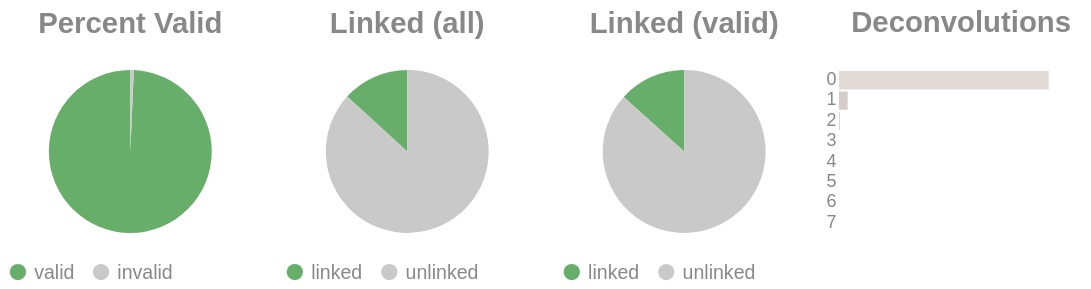

The notebook cell this image was saved under:
### Code cell
if SKIPLR:
    pass
else:
    clash = Counter()
    for i in valids['molecule'].to_list():
        _mol = i.split("-")
        if len(_mol) == 1:
            clash.update('0')
        else:
            clash.update(_mol[-1])

    _d = {"deconvolutions": [], 'count': []}
    for k,v in clash.items():
        _d['deconvolutions'].append(k)
        _d['count'].append(v)

    tot_valid = valids['reads'].sum()
    mask = valids['reads'] >= 2
    n_linked_reads = valids.filter(mask)['reads'].sum()
    if n_linked_reads == 0:
        print_html("No linked molecules (>=2 reads) were detected; skipping linked-only distributions.")
        SKIPLR = True
    else:
        perc_valid = round(tot_valid / n_reads, 4)
        linked_perc_abs = round(n_linked_reads / n_reads, 4)
        linked_perc = round(n_linked_reads / tot_valid, 4)

    _valid = pl.DataFrame({"valids": ['valid', 'invalid'], "count": [tot_valid, n_reads - tot_valid]})
    _linked_abs = pl.DataFrame({"linked (absolute)": ['linked', 'unlinked'], "count": [n_linked_reads, n_reads - n_linked_reads]})
    _linked_rel = pl.DataFrame({"linked (valids)": ['linked', 'unlinked'], "count": [n_linked_reads, tot_valid - n_linked_reads]})

    (
        alt.hconcat(
            piechart(_valid, goodval = 'valid', title = "Percent Valid"),
            piechart(_linked_abs, goodval = "linked", title =  "Linked (all)"),
            piechart(_linked_rel, goodval = "linked", title =  "Linked (valid)"),
            convolutionbar(pl.DataFrame(_d), title = "Deconvolutions"),
            center = True,
            bounds = 'flush'
        )
        .resolve_scale(color='independent')
        .resolve_legend('independent')
        .properties(usermeta={'embedOptions': {"actions": False}})
    ).display()

### Figure 1 — Vega-Lite specification as saved in the notebook (floating-point values rounded to 4 significant figures)
{"width": "container", "height": 400, "config": {"title": {"anchor": "start", "dy": -15, "fontSize": 18, "color": "#888888", "subtitleColor": "#888888", "subtitleFontSize": 14}, "arc": {"fill": "#0072B2"}, "axis": {"domainColor": "#888888", "domainWidth": 0.5, "gridWidth": 0.2, "grid": false, "titleFontWeight": 400, "titleFontSize": 15, "labelFontSize": 11, "labelColor": "#888888", "tickColor": "#888888", "tickWidth": 0.2, "titleColor": "#888888"}, "axisBand": {"grid": false}, "axisX": {"grid": true, "tickSize": 10, "domainCap": "round"}, "axisY": {"domain": false, "grid": true, "tickSize": 0, "domainCap": "round"}, "background": "transparent", "header": {"labelFontSize": 15, "labelColor": "#888888", "titleFontSize": 15, "titleFontWeight": 600, "titleColor": "#888888"}, "legend": {"labelFont": "sans-serif", "labelFontSize": 12, "labelColor": "#888888", "symbolSize": 100, "symbolType": "circle", "titleFontSize": 12, "titlePadding": 10, "titleColor": "#888888", "title": null}, "range": {"category": ["#E69F00", "#56B4E9", "#009E73", "#F0E442", "#0072B2", "#D55E00", "#CC79A7", "#000000"], "diverging": ["#cfe8f3", "#a2d4ec", "#73bfe2", "#46abdb", "#1696d2", "#12719e"]}, "area": {"fill": "#0072B2", "fillOpacity": 0.7, "line": true, "strokeOpacity": 0.7}, "line": {"color": "#0072B2", "stroke": "#0072B2", "strokeWidth": 2}, "trail": {"color": "#0072B2", "stroke": "#0072B2", "strokeWidth": 0, "size": 1}, "point": {"filled": true, "fillOpacity": 1.0, "size": 95}, "text": {"color": "#888888", "fontSize": 11, "align": "right", "fontWeight": 400, "size": 11}, "bar": {"fill": "#0072B2", "stroke": null}, "view": {"stroke": null, "continuousWidth": 660, "continuousHeight": 400}}, "hconcat": [{"data": {"name": "data-87e837b120d3064ae9cb1028935ab9a7"}, "mark": {"type": "arc"}, "encoding": {"color": {"field": "valids", "legend": {"orient": "bottom", "title": null}, "scale": {"domain": ["valid", "invalid"], "range": ["#68ae6b", "#C9C9C9"]}, "title": "Valids", "type": "nominal"}, "theta": {"field": "count", "type": "quantitative"}, "tooltip": [{"field": "valids", "title": "Valids", "type": "ordinal"}, {"field": "percent", "format": ".2%", "title": "Percent", "type": "quantitative"}, {"field": "count", "title": "Count", "type": "quantitative"}]}, "height": 100, "title": {"text": "Percent Valid", "align": "center", "anchor": "middle"}, "transform": [{"calculate": "datum.count / 3405025", "as": "percent"}], "width": 150}, {"data": {"name": "data-f2f9cb380940fb6407fed7f6462ffc01"}, "mark": {"type": "arc"}, "encoding": {"color": {"field": "linked (absolute)", "legend": {"orient": "bottom", "title": null}, "scale": {"domain": ["linked", "unlinked"], "range": ["#68ae6b", "#C9C9C9"]}, "title": "Linked (Absolute)", "type": "nominal"}, "theta": {"field": "count", "type": "quantitative"}, "tooltip": [{"field": "linked (absolute)", "title": "Linked (Absolute)", "type": "ordinal"}, {"field": "percent", "format": ".2%", "title": "Percent", "type": "quantitative"}, {"field": "count", "title": "Count", "type": "quantitative"}]}, "height": 100, "title": {"text": "Linked (all)", "align": "center", "anchor": "middle"}, "transform": [{"calculate": "datum.count / 3405025", "as": "percent"}], "width": 150}, {"data": {"name": "data-8faee4438fd592d66ef6de1be2a79e7e"}, "mark": {"type": "arc"}, "encoding": {"color": {"field": "linked (valids)", "legend": {"orient": "bottom", "title": null}, "scale": {"domain": ["linked", "unlinked"], "range": ["#68ae6b", "#C9C9C9"]}, "title": "Linked (Valids)", "type": "nominal"}, "theta": {"field": "count", "type": "quantitative"}, "tooltip": [{"field": "linked (valids)", "title": "Linked (Valids)", "type": "ordinal"}, {"field": "percent", "format": ".2%", "title": "Percent", "type": "quantitative"}, {"field": "count", "title": "Count", "type": "quantitative"}]}, "height": 100, "title": {"text": "Linked (valid)", "align": "center", "anchor": "middle"}, "transform": [{"calculate": "datum.count / 3381692", "as": "percent"}], "width": 150}, {"data": {"name": "data-201ffe82b8150fc81eb85b39d7ccc753"}, "mark": {"type": "bar"}, "encoding": {"color": {"field": "deconvolutions", "legend": null, "scale": {"scheme": "lightgreyred"}, "type": "nominal"}, "tooltip": [{"field": "deconvolutions", "title": "Deconvolutions", "type": "ordinal"}, {"field": "percent", "format": ".2%", "title": "Percent", "type": "quantitative"}, {"field": "count", "title": "Count", "type": "quantitative"}], "x": {"axis": null, "field": "count", "type": "quantitative"}, "y": {"field": "deconvolutions", "sort": "ascending", "title": null, "type": "nominal"}}, "height": 100, "title": {"text": "Deconvolutions", "align": "center", "anchor": "middle"}, "transform": [{"calculate": "datum.count / 3141163", "as": "percent"}], "width": 150}], "bounds": "flush", "center": true, "resolve": {"legend": {"angle": "independent"}, "scale": {"color": "independent"}}, "usermeta": {"embedOptions": {"actions": false}}, "$schema": "https://vega.github.io/schema/vega-lite/v6.1.0.json", "datasets": {"data-87e837b120d3064ae9cb1028935ab9a7": [{"valids": "valid", "count": 3381692}, {"valids": "invalid", "count": 23333}], "data-f2f9cb380940fb6407fed7f6462ffc01": [{"linked (absolute)": "linked", "count": 450476}, {"linked (absolute)": "unlinked", "count": 2954549}], "data-8faee4438fd592d66ef6de1be2a79e7e": [{"linked (valids)": "linked", "count": 450476}, {"linked (valids)": "unlinked", "count": 2931216}], "data-201ffe82b8150fc81eb85b39d7ccc753": [{"deconvolutions": "0", "count": 3004756}, {"deconvolutions": "1", "count": 125000}, {"deconvolutions": "2", "count": 10151}, {"deconvolutions": "3", "count": 1096}, {"deconvolutions": "4", "count": 138}, {"deconvolutions": "5", "count": 19}, {"deconvolutions": "6", "count": 2}, {"deconvolutions": "7", "count": 1}]}}
